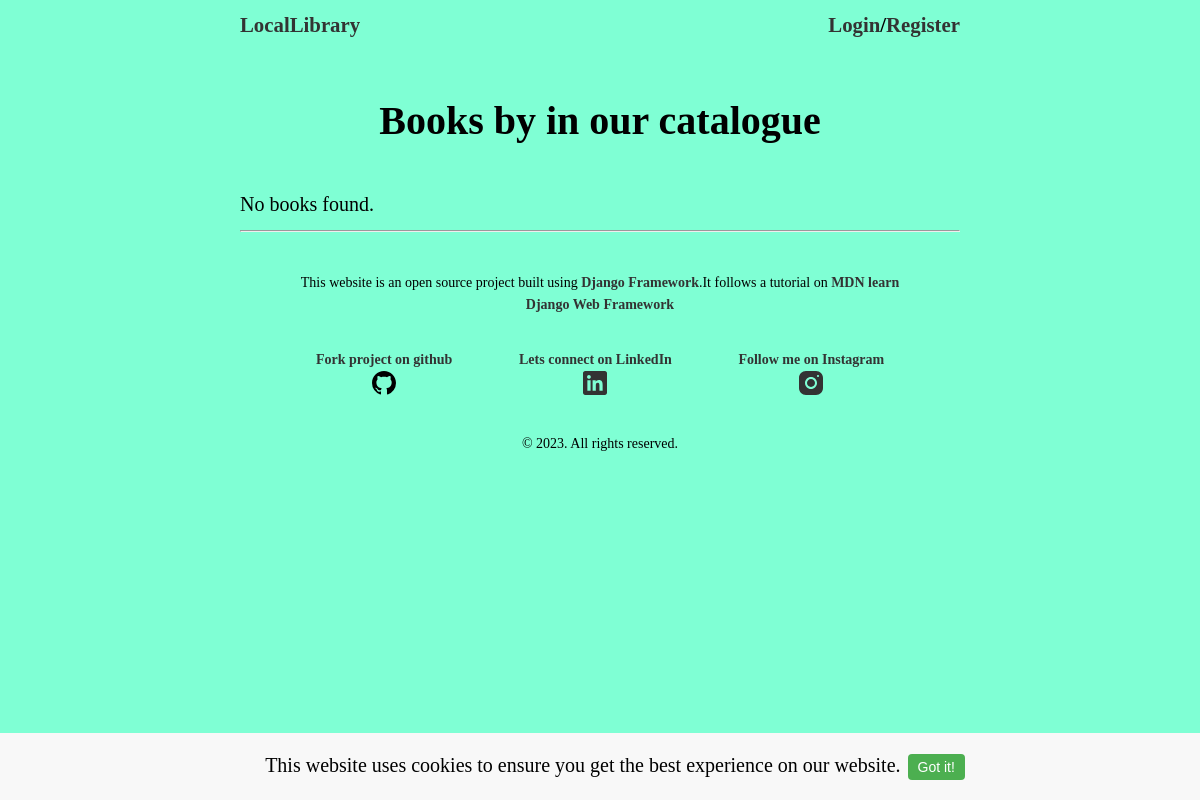
Before: /catalog/author/25/books/ with the older database file.
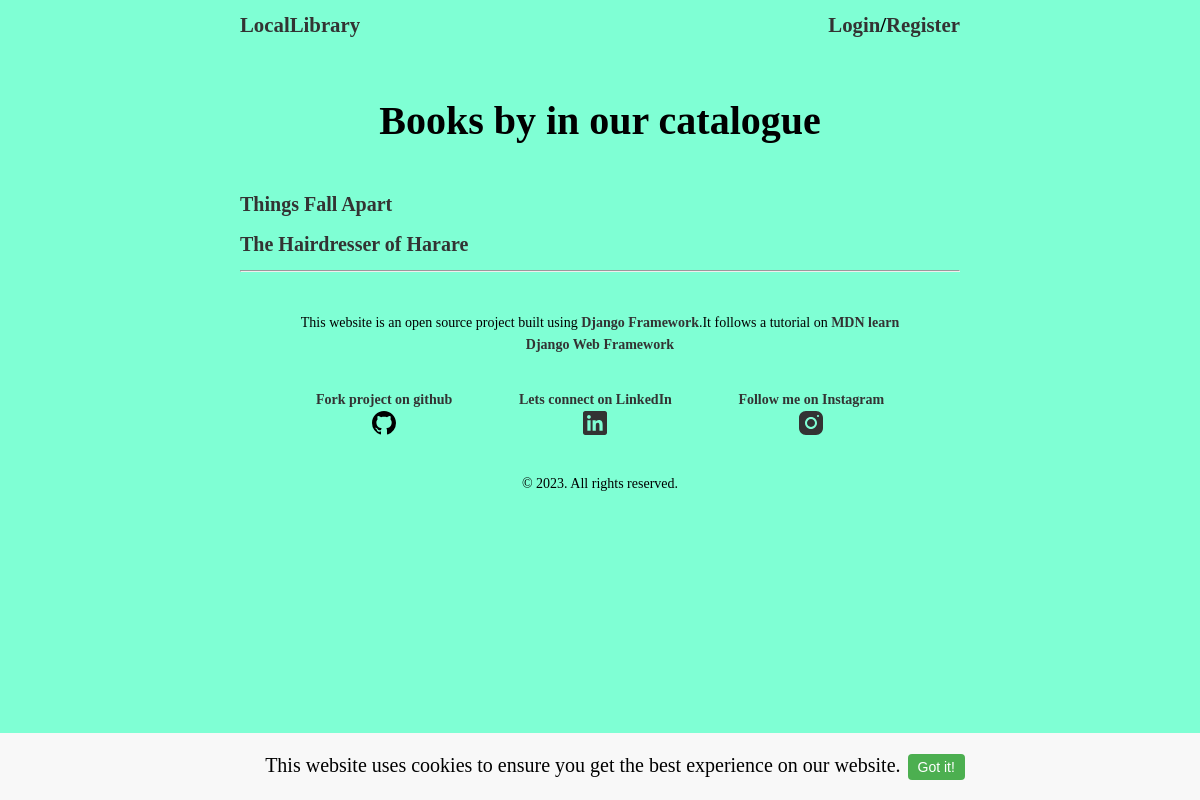
After: the same page with the newer database file.
### catalog/models.py (models this page shows, shortened)
class Book(models.Model):
    title = models.CharField(max_length=200)
    author = models.ForeignKey('Author', on_delete=models.SET_NULL, null=True,related_name='books')
    summary = models.TextField(max_length=1000, help_text='Enter a brief description of the book')
    isbn = models.CharField('ISBN', max_length=13, unique=True,
                             help_text='13 Character <a href="https://www.isbn-international.org/content/what-isbn">ISBN number</a>')
    genre = models.ManyToManyField(Genre, help_text='Select a genre for this book')
    language =models.ForeignKey(Language,on_delete=models.PROTECT,null=True,blank=True)
    image = models.ImageField(upload_to='images/',null=True,default=get_default_image)
    class Meta:
        verbose_name = 'book'
        verbose_name_plural = 'books'
    def get_absolute_url(self):
        return reverse('book-detail', args=[str(self.id)])
    def display_genre(self):
       return ', '.join(genre.name for genre in self.genre.all()[:3])
    display_genre.short_description = 'Genre'

### catalog/views.py (the view)
# urls.py: path('author/<int:pk>/books/', views.BooksByAuthorListView.as_view(), name='author-books'),
class BooksByAuthorListView(ListView):
    template_name = 'catalog/books_by_author.html'
    context_object_name = 'books'
    def get_queryset(self):
        pk = self.kwargs['pk']
        return models.Book.objects.filter(author__pk=pk)

### catalog/templates/catalog/books_by_author.html
{% extends 'base.html' %}
{% block content %}
    <h1>Books by  {{ book.author }} in our catalogue
    </h1>
    <ul>
        {% for book in books %}
            <li> <a href="{{book.get_absolute_url}}"> {{ book.title }}</a> </li>
        {% empty %}
            <li>No books found.</li>
        {% endfor %}
    </ul>
{% endblock %}

Changed rows visible on the page:
now on this page (row edited): Book: title "Things Fall Apart"
now on this page (row edited): Book: title "The Hairdresser of Harare"
Other visible differences:
text no longer shown: "No books found."
